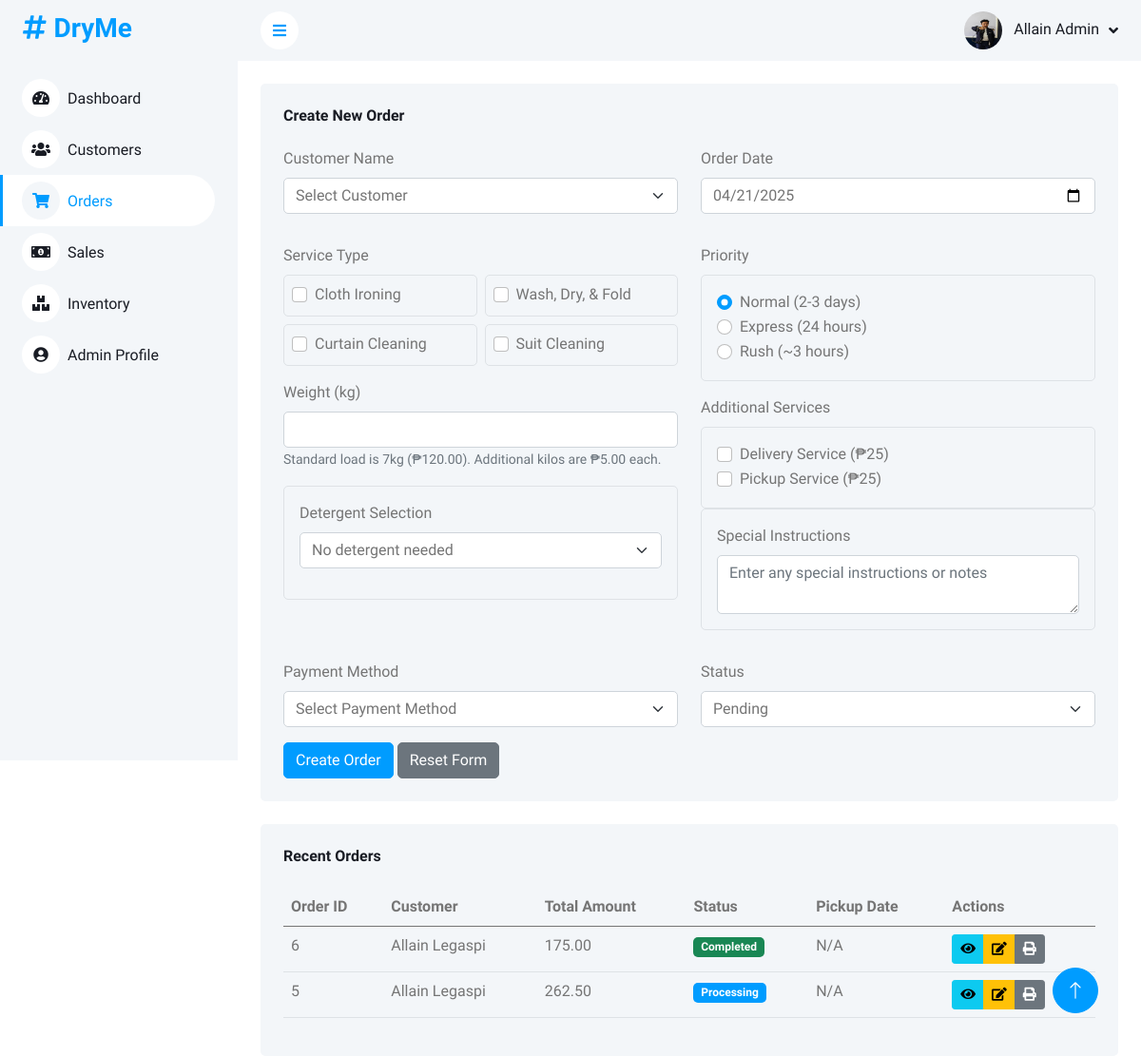
The app's page /admin/orders.php (signed in) with its own data.
### tables this page shows
CREATE TABLE `services` (
  `service_id` int(11) NOT NULL,
  `service_name` varchar(100) NOT NULL,
  `description` text DEFAULT NULL,
  `price` decimal(10,2) NOT NULL,
  `status` enum('active','inactive') DEFAULT 'active'
);

CREATE TABLE `orders` (
  `order_id` int(11) NOT NULL,
  `customer_id` int(11) DEFAULT NULL,
  `total_amount` decimal(10,2) NOT NULL DEFAULT 0.00,
  `status` enum('pending','processing','completed','cancelled') DEFAULT 'pending',
  `pickup_date` date DEFAULT NULL,
  `delivery_date` date DEFAULT NULL,
  `created_at` timestamp NOT NULL DEFAULT current_timestamp(),
  `priority` varchar(20) DEFAULT 'normal',
  `delivery` tinyint(1) DEFAULT 0,
  `pickup` tinyint(1) DEFAULT 0,
  `weight` decimal(10,2) NOT NULL DEFAULT 0.00,
  `admin_id` int(11) DEFAULT NULL,
  `special_instructions` text DEFAULT NULL,
  `detergent_id` int(11) DEFAULT NULL,
  `detergent_qty` int(11) DEFAULT 0
);

CREATE TABLE `customers` (
  `customer_id` int(11) NOT NULL,
  `username` varchar(50) NOT NULL,
  `password` varchar(255) NOT NULL,
  `email` varchar(100) NOT NULL,
  `full_name` varchar(100) NOT NULL,
  `phone` varchar(20) DEFAULT NULL,
  `address` text DEFAULT NULL,
  `role` enum('admin','customer') DEFAULT 'customer',
  `created_at` timestamp NOT NULL DEFAULT current_timestamp(),
  `updated_at` timestamp NOT NULL DEFAULT current_timestamp() ON UPDATE current_timestamp()
);

### admin/orders.php (the view, shortened to what the rows shown need)
<?php
require_once '../includes/db_connect.php';
$stmt = $pdo->prepare("SELECT * FROM admins WHERE admin_id = ?");
$stmt->execute([$_SESSION['admin_id']]);
$admin = $stmt->fetch();
$stmt = $pdo->query("SELECT * FROM services");
$services = $stmt->fetchAll();
$stmt = $pdo->query("SELECT o.*, c.full_name as customer_name
                     FROM orders o
                     JOIN customers c ON o.customer_id = c.customer_id
                     ORDER BY o.created_at DESC");
$orders = $stmt->fetchAll();
?>
<!DOCTYPE html>
<html lang="en">
<head>
    <link href="https://cdnjs.cloudflare.com/ajax/libs/font-awesome/5.10.0/css/all.min.css" rel="stylesheet">
    <link href="https://cdn.jsdelivr.net/npm/bootstrap-icons@1.4.1/font/bootstrap-icons.css" rel="stylesheet">
    <link href="lib/owlcarousel/assets/owl.carousel.min.css" rel="stylesheet">
    <link href="lib/tempusdominus/css/tempusdominus-bootstrap-4.min.css" rel="stylesheet" />
    <link href="css/bootstrap.min.css" rel="stylesheet">
    <link href="css/style.css" rel="stylesheet">
</head>
<body>
    <div class="container-fluid position-relative bg-white d-flex p-0">
        <div class="content">
            <nav class="navbar navbar-expand bg-light navbar-light sticky-top px-4 py-0">
                <div class="navbar-nav align-items-center ms-auto">
                    <div class="nav-item dropdown">
                        <a href="#" class="nav-link dropdown-toggle" data-bs-toggle="dropdown">
                            <img class="rounded-circle me-lg-2" src="<?php echo isset($admin['profile_picture']) ? 'img/profile/' . $admin['profile_picture'] : 'img/user.jpg'; ?>" alt="" style="width: 40px; height: 40px;">
                            <span class="d-none d-lg-inline-flex"><?php echo htmlspecialchars($admin['full_name']); ?></span>
                        </a>
                    </div>
                </div>
            </nav>
            <div class="container-fluid pt-4 px-4">
                <div class="row g-4">
                    <div class="col-sm-12">
                        <div class="bg-light rounded h-100 p-4">
                            <form method="POST" action="">
                                <div class="row mb-3">
                                    <div class="col-md-6">
                                        <div class="row g-2">
                                            <?php foreach ($services as $service): ?>
                                                <?php if ($service['service_name'] !== 'Delivery Service' && $service['service_name'] !== 'Home Pickup'): ?>
                                                <div class="col-6">
                                                    <div class="border rounded p-2">
                                                        <div class="form-check">
                                                            <input class="form-check-input service-check"
                                                                   type="checkbox"
                                                                   name="services[]"
                                                                   value="<?php echo $service['service_id']; ?>"
                                                                   data-price="<?php echo $service['price']; ?>">
                                                            <label class="form-check-label">
                                                                <?php echo htmlspecialchars($service['service_name']); ?>
                                                            </label>
                                                        </div>
                                                    </div>
                                                </div>
                                                <?php endif; ?>
                                            <?php endforeach; ?>
                                        </div>
                                    </div>
                                </div>
                            </form>
                        </div>
                    </div>
                </div>
                <div class="row mt-4">
                    <div class="col-12">
                        <div class="bg-light rounded h-100 p-4">
                            <div class="table-responsive">
                                <table class="table">
                                    <thead>
                                        <tr>
                                            <th scope="col">Order ID</th>
                                            <th scope="col">Customer</th>
                                            <th scope="col">Total Amount</th>
                                            <th scope="col">Status</th>
                                            <th scope="col">Pickup Date</th>
                                            <th scope="col">Actions</th>
                                        </tr>
                                    </thead>
                                    <tbody>
                                        <?php foreach ($orders as $order): ?>
                                        <tr>
                                            <td><?php echo $order['order_id']; ?></td>
                                            <td><?php echo htmlspecialchars($order['customer_name']); ?></td>
                                            <td><?php echo number_format($order['total_amount'], 2); ?></td>
                                            <td>
                                                <span class="badge bg-<?php
                                                    echo match($order['status']) {
                                                        'pending' => 'warning',
                                                        'processing' => 'primary',
                                                        'completed' => 'success',
                                                        'cancelled' => 'danger',
                                                        default => 'secondary'
                                                    };
                                                ?>">
                                                    <?php echo ucfirst($order['status']); ?>
                                                </span>
                                            </td>
                                            <td>
                                                <?php
                                                $pickup_date = $order['pickup_date'];
                                                if (empty($pickup_date) || $pickup_date === '0000-00-00') {
                                                    echo 'N/A';
                                                } else {
                                                    echo date('M d, Y', strtotime($pickup_date));
                                                }
                                                ?>
                                            </td>
                                            <td>
                                                <div class="btn-group">
                                                    <button class="btn btn-sm btn-info" onclick="showOrderDetails(<?php echo $order['order_id']; ?>)">
                                                        <i class="fa fa-eye"></i>
                                                    </button>
                                                    <button class="btn btn-sm btn-warning" onclick="updateOrderStatus(<?php echo $order['order_id']; ?>, '<?php echo $order['status']; ?>')">
                                                        <i class="fa fa-edit"></i>
                                                    </button>
                                                    <button class="btn btn-sm btn-secondary" onclick="printReceipt(<?php echo $order['order_id']; ?>)">
                                                        <i class="fa fa-print"></i>
                                                    </button>
                                                </div>
                                            </td>
                                        </tr>
                                        <?php endforeach; ?>
                                    </tbody>
                                </table>
                            </div>
                        </div>
                    </div>
                </div>
            </div>
    </div>
</body>
</html>

### records on screen
services: service_name "Cloth Ironing"
services: service_name "Wash, Dry, & Fold"
services: service_name "Curtain Cleaning"
services: service_name "Suit Cleaning"
orders: order_id "6", customer.full_name "Allain Legaspi", total_amount "175.00", status "Completed", pickup_date "N/A"
orders: order_id "5", customer.full_name "Allain Legaspi", total_amount "262.50", status "Processing", pickup_date "N/A"

### other values on screen
$admin['full_name'] "Allain Admin"
